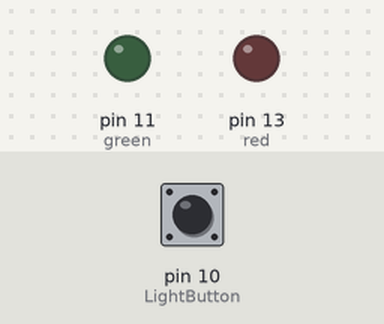
This sketch was run on a simulated Arduino Uno, built with avr-gcc and run on an emulated ATmega328P. Shown: output pins drawn as LEDs (lit = HIGH). The test bench sets the inputs (shaded band); at power-on: pin 10 (LightButton) HIGH.

Above: at 1.2 s.
1.3 s: pin 10 (LightButton) pulled LOW for 0.15 s
At 2.1 s:
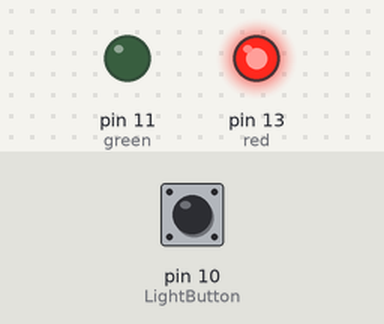
2.9 s: pin 10 (LightButton) pulled LOW for 1 s
At 4.5 s:
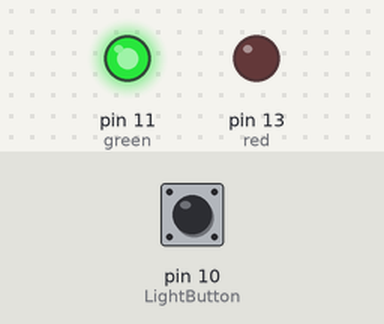
5.4 s: pin 10 (LightButton) pulled LOW for 3.2 s
At 9.3 s:
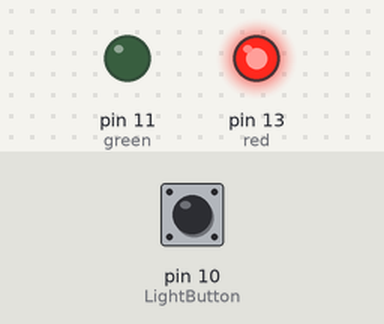
Timing chart, 0 to 10.8 s (numbered marks = the images above; inputs shaded):
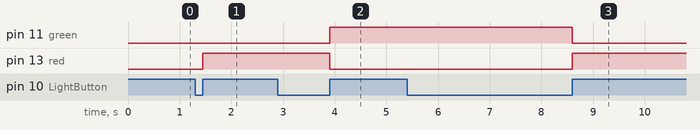

The sketch:

LedCommandController.ino
```cpp
  int red = 13;           // Red LED ( Machine OFF )
  int green = 11;         //Yellow LED ( Machine ON )

  int LightButton = 10;   // ButtonPin

  volatile int buttonstate = LOW;     // Button state to LOW


void setup() {

  pinMode(red, OUTPUT);
  pinMode(green, OUTPUT);

  pinMode(LightButton, INPUT);
  digitalWrite(red, HIGH);            // Safety measures

}


void loop() {

  ButtonPressed();
  ButtonStoped();

 }


void ButtonPressed(){

  int lc = LightButton;

  if(digitalRead(lc) == LOW)
{
    delay(5);

      if(digitalRead(lc) == LOW){

        delay(10);

          while(digitalRead(lc) == LOW);

          digitalWrite(green, buttonstate);
          buttonstate = !buttonstate;
        }


    }
}


void ButtonStoped(){

    digitalWrite(red, buttonstate);

}
```

Measured:
- after the input at 1.3 s, pin 13 (red): LOW → HIGH after 0.15 s
- after the input at 2.9 s, pin 11 (green): LOW → HIGH after 1.0 s; pin 13 (red): HIGH → LOW after 1.0 s
- after the input at 5.4 s, pin 11 (green): HIGH → LOW after 3.2 s; pin 13 (red): LOW → HIGH after 3.2 s
